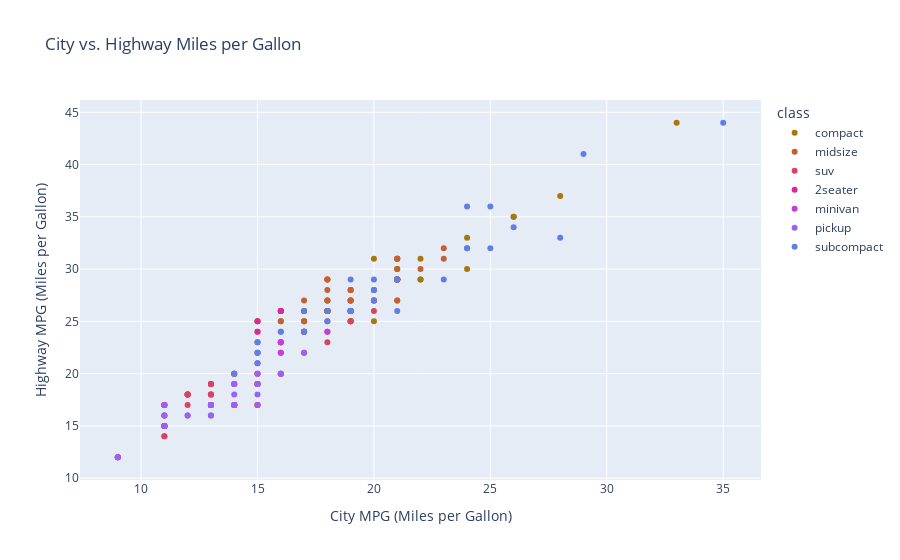

This figure's notebook cell:
### Code cell
# Color might help here
fig = px.scatter(mpg, x='cty', y='hwy', color='class', 
                 color_discrete_sequence=px.colors.cyclical.Phase, 
                 title='City vs. Highway Miles per Gallon').update_layout(
                    xaxis_title='City MPG (Miles per Gallon)', 
                    yaxis_title='Highway MPG (Miles per Gallon)')
fig.show()

### Figure 1 — Plotly figure (JSON) as saved in the notebook; plotly's stock layout.template omitted (floating-point values rounded to 4 significant figures)
{"data": [{"hovertemplate": "class=compact<br>cty=%{x}<br>hwy=%{y}<extra></extra>", "legendgroup": "compact", "marker": {"color": "rgb(167, 119, 12)", "symbol": "circle"}, "mode": "markers", "name": "compact", "orientation": "v", "showlegend": true, "type": "scatter", "x": [18, 21, 20, 21, 16, 18, 18, 18, 16, 20, 19, 15, 17, 17, 15, 21, 19, 20, 20, 19, 20, 21, 21, 21, 22, 18, 18, 18, 24, 24, 26, 28, 26, 21, 19, 21, 22, 17, 33, 21, 19, 22, 21, 21, 21, 16, 17], "xaxis": "x", "y": [29, 29, 31, 30, 26, 26, 27, 26, 25, 28, 27, 25, 25, 25, 25, 29, 27, 25, 27, 25, 27, 27, 29, 31, 31, 26, 26, 27, 30, 33, 35, 37, 35, 29, 26, 29, 29, 24, 44, 29, 26, 29, 29, 29, 29, 23, 24], "yaxis": "y"}, {"hovertemplate": "class=midsize<br>cty=%{x}<br>hwy=%{y}<extra></extra>", "legendgroup": "midsize", "marker": {"color": "rgb(197, 96, 51)", "symbol": "circle"}, "mode": "markers", "name": "midsize", "orientation": "v", "showlegend": true, "type": "scatter", "x": [15, 17, 16, 19, 22, 18, 18, 17, 18, 18, 21, 21, 18, 18, 19, 23, 23, 19, 19, 18, 19, 19, 18, 16, 17, 18, 16, 21, 21, 21, 21, 18, 18, 19, 21, 18, 19, 21, 16, 18, 17], "xaxis": "x", "y": [24, 25, 23, 27, 30, 26, 29, 26, 26, 27, 30, 31, 26, 26, 28, 31, 32, 27, 26, 26, 25, 25, 26, 26, 27, 28, 25, 29, 27, 31, 31, 26, 26, 28, 29, 29, 28, 29, 26, 26, 26], "yaxis": "y"}, {"hovertemplate": "class=suv<br>cty=%{x}<br>hwy=%{y}<extra></extra>", "legendgroup": "suv", "marker": {"color": "rgb(217, 67, 96)", "symbol": "circle"}, "mode": "markers", "name": "suv", "orientation": "v", "showlegend": true, "type": "scatter", "x": [14, 11, 14, 13, 12, 14, 11, 11, 14, 13, 13, 9, 13, 11, 13, 11, 11, 11, 12, 14, 15, 14, 13, 13, 13, 17, 15, 15, 14, 9, 14, 13, 11, 11, 12, 12, 11, 11, 11, 12, 14, 13, 13, 13, 14, 15, 14, 12, 18, 18, 20, 19, 20, 18, 15, 16, 15, 15, 16, 14, 11, 13], "xaxis": "x", "y": [20, 15, 20, 17, 17, 19, 14, 15, 17, 17, 17, 12, 17, 16, 18, 15, 17, 17, 18, 17, 19, 17, 19, 19, 17, 22, 19, 20, 17, 12, 19, 18, 14, 15, 18, 18, 15, 17, 16, 18, 17, 19, 19, 17, 17, 17, 20, 18, 25, 24, 27, 25, 26, 23, 20, 20, 19, 17, 20, 17, 15, 18], "yaxis": "y"}, {"hovertemplate": "class=2seater<br>cty=%{x}<br>hwy=%{y}<extra></extra>", "legendgroup": "2seater", "marker": {"color": "rgb(221, 38, 163)", "symbol": "circle"}, "mode": "markers", "name": "2seater", "orientation": "v", "showlegend": true, "type": "scatter", "x": [16, 15, 16, 15, 15], "xaxis": "x", "y": [26, 23, 26, 25, 24], "yaxis": "y"}, {"hovertemplate": "class=minivan<br>cty=%{x}<br>hwy=%{y}<extra></extra>", "legendgroup": "minivan", "marker": {"color": "rgb(196, 59, 224)", "symbol": "circle"}, "mode": "markers", "name": "minivan", "orientation": "v", "showlegend": true, "type": "scatter", "x": [18, 17, 16, 16, 17, 17, 11, 15, 15, 16, 16], "xaxis": "x", "y": [24, 24, 22, 22, 24, 24, 17, 22, 21, 23, 23], "yaxis": "y"}, {"hovertemplate": "class=pickup<br>cty=%{x}<br>hwy=%{y}<extra></extra>", "legendgroup": "pickup", "marker": {"color": "rgb(153, 97, 244)", "symbol": "circle"}, "mode": "markers", "name": "pickup", "orientation": "v", "showlegend": true, "type": "scatter", "x": [15, 14, 13, 14, 14, 14, 9, 11, 11, 12, 9, 13, 13, 12, 9, 11, 11, 13, 11, 14, 14, 13, 13, 13, 11, 13, 15, 16, 17, 15, 15, 15, 16], "xaxis": "x", "y": [19, 18, 17, 17, 19, 19, 12, 17, 15, 16, 12, 17, 17, 16, 12, 15, 16, 17, 15, 17, 17, 16, 16, 17, 15, 17, 20, 20, 22, 17, 19, 18, 20], "yaxis": "y"}, {"hovertemplate": "class=subcompact<br>cty=%{x}<br>hwy=%{y}<extra></extra>", "legendgroup": "subcompact", "marker": {"color": "rgb(95, 127, 228)", "symbol": "circle"}, "mode": "markers", "name": "subcompact", "orientation": "v", "showlegend": true, "type": "scatter", "x": [18, 18, 17, 16, 15, 15, 15, 15, 14, 28, 24, 25, 23, 24, 26, 25, 24, 21, 19, 19, 20, 20, 17, 16, 17, 21, 19, 19, 19, 35, 29, 21, 19, 20, 20], "xaxis": "x", "y": [26, 25, 26, 24, 21, 22, 23, 22, 20, 33, 32, 32, 29, 32, 34, 36, 36, 29, 26, 29, 28, 27, 24, 24, 24, 26, 26, 26, 26, 44, 41, 29, 26, 28, 29], "yaxis": "y"}], "layout": {"autosize": true, "legend": {"title": {"text": "class"}, "tracegroupgap": 0}, "title": {"text": "City vs. Highway Miles per Gallon"}, "xaxis": {"anchor": "y", "autorange": true, "domain": [0, 1], "range": [7.353, 36.65], "title": {"text": "City MPG (Miles per Gallon)"}, "type": "linear"}, "yaxis": {"anchor": "x", "autorange": true, "domain": [0, 1], "range": [9.359, 46.64], "title": {"text": "Highway MPG (Miles per Gallon)"}, "type": "linear"}}}
